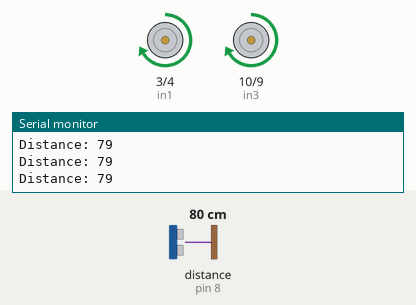
Bench run of a sketch on a simulated Arduino Uno, built with avr-gcc and run on an emulated ATmega328P. Shown: motor-driver pin pairs drawn as motors (green arrow = first pin HIGH = forward, orange = second pin HIGH = backward, longer = more drive, scaled by the enable pin), the last lines printed to the serial monitor. Wiring (inferred from the names in the program): ultrasonic range finder: trigger pin 7; echo pin 8. The test bench sets the inputs (shaded band); at power-on: distance to the obstacle (sensor on pin 8) 80 cm. The echo pulse lasts 58.3 µs per cm.

Above: at 1.2 s.
1.3 s: distance to the obstacle (sensor on pin 8) set to 33 cm
2.8 s: distance to the obstacle (sensor on pin 8) set to 28 cm
At 3.9 s:
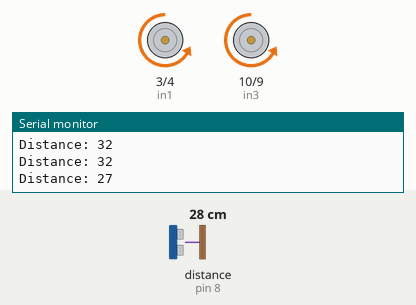
5.8 s: distance to the obstacle (sensor on pin 8) set to 35 cm
At 6.8 s:
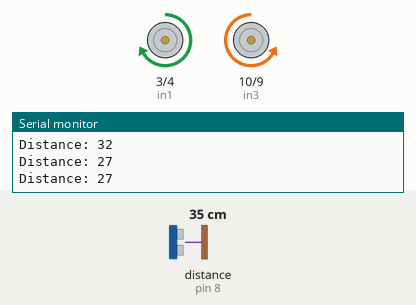
8.5 s: distance to the obstacle (sensor on pin 8) set to 2 cm
At 8.9 s:
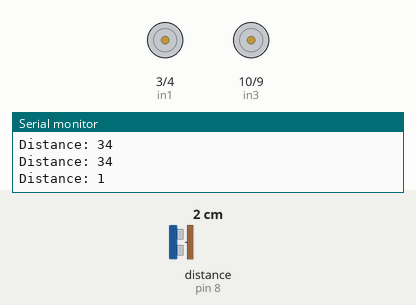
Timing chart, 0 to 12.5 s (numbered marks = the images above; inputs shaded):
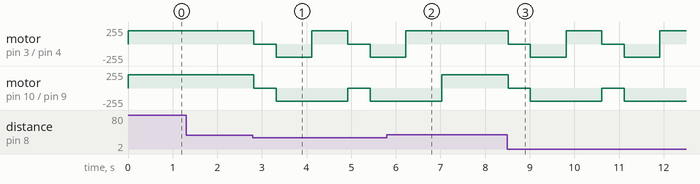

The sketch:

obstacle_avoiding_using_l298D.ino
```cpp
//initializing pinss
int in1 = 3;
int in2 = 4;
int in3 = 10;
int in4 = 9;

int en1 = 5;
int en2 = 6;

int trig = 7;
int echo = 8;

long duration;
int dist;

int speedValue = 200;  // 0 to 255

void setup()
{

  //selecting or selecting pin and mode
  pinMode(in1, OUTPUT);
  pinMode(in2, OUTPUT);
  pinMode(in3, OUTPUT);
  pinMode(in4, OUTPUT);

  pinMode(en1, OUTPUT);
  pinMode(en2, OUTPUT);

  pinMode(trig, OUTPUT);
  pinMode(echo, INPUT);

  Serial.begin(9600);
}

void loop()
{

  dist = getdistance();

  if (dist > 28)
  {
    forward();
  }
  else
  {
    stopMotor();
    delay(500);

    backward();
    delay(800);

    right();
    delay(800);
  }
}

void forward()
{
  digitalWrite(in1, HIGH);
  digitalWrite(in2, LOW);
  analogWrite(en1, speedValue);

  digitalWrite(in3, HIGH);
  digitalWrite(in4, LOW);
  analogWrite(en2, speedValue);
}

void backward()
{
  digitalWrite(in1, LOW);
  digitalWrite(in2, HIGH);
  analogWrite(en1, speedValue);

  digitalWrite(in3, LOW);
  digitalWrite(in4, HIGH);
  analogWrite(en2, speedValue);
}

void right()
{
  digitalWrite(in1, HIGH);
  digitalWrite(in2, LOW);
  analogWrite(en1, speedValue);

  digitalWrite(in3, LOW);
  digitalWrite(in4, HIGH);
  analogWrite(en2, speedValue);
}

void left()
{
  digitalWrite(in1, LOW);
  digitalWrite(in2, HIGH);
  analogWrite(en1, speedValue);

  digitalWrite(in3, HIGH);
  digitalWrite(in4, LOW);
  analogWrite(en2, speedValue);
}

void stopMotor()
{
  digitalWrite(in1, LOW);
  digitalWrite(in2, LOW);
  analogWrite(en1, 0);

  digitalWrite(in3, LOW);
  digitalWrite(in4, LOW);
  analogWrite(en2, 0);
}

int getdistance()
{
  digitalWrite(trig, LOW);
  delayMicroseconds(5);

  digitalWrite(trig, HIGH);
  delayMicroseconds(10);
  digitalWrite(trig, LOW);

  duration = pulseIn(echo, HIGH);

  int distance = duration * 0.0343 / 2;

  Serial.print("Distance: ");
  Serial.println(distance);

  return distance;
}
```

Measured:
- the behaviour switches between 30 and 29 cm on distance to the obstacle (sensor on pin 8) (found by bisection; images 0 and 1)
- after the input at 2.8 s, motor on pin 3 (in1) / pin 4 (in2): forward 200/255 → stopped at once, → backward 200/255 0.50 s later, → forward 200/255 0.80 s later, → stopped 0.80 s later, … (5 changes in this stretch); motor on pin 10 (in3) / pin 9 (in4): alternates backward 200/255 for 1.6 s and stopped for 0.50 s, starting at once
- after the input at 5.8 s, motor on pin 3 (in1) / pin 4 (in2): goes on until 6.2 s, then stays forward 200/255
- after the input at 8.5 s, motor on pin 3 (in1) / pin 4 (in2): forward 200/255 → stopped at once, → backward 200/255 0.50 s later, → forward 200/255 0.80 s later, → stopped 0.80 s later, … (6 changes in this stretch); motor on pin 10 (in3) / pin 9 (in4): alternates backward 200/255 for 1.6 s and stopped for 0.50 s, starting at once
